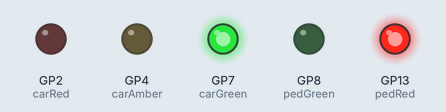
This sketch was run on a simulated Raspberry Pi Pico. Parts: output pins drawn as LEDs (lit = HIGH).

Above: at 4.5 s.
At 10.0 s:
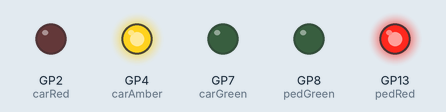
At 13.5 s:
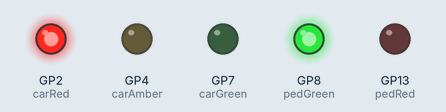
At 16.2 s:
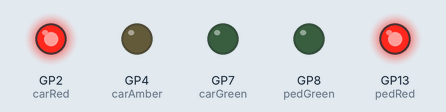
At 18.7 s:
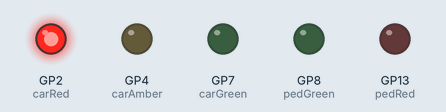
Timing chart, 0 to 24.7 s (numbered marks = the images above):
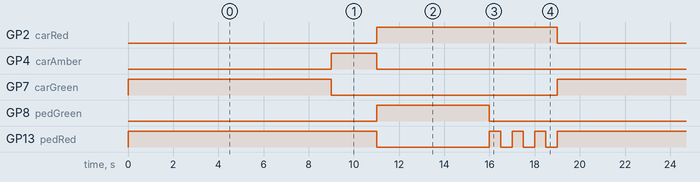

The sketch:

sketch_signal.ino
```cpp
int carRed = 2;
int carAmber = 4;
int carGreen = 7;

int pedRed = 13;
int pedGreen = 8;

void setup() {
  // put your setup code here, to run once:
  pinMode(carRed, OUTPUT);
  pinMode(carAmber, OUTPUT);
  pinMode(carGreen, OUTPUT);
  pinMode(pedRed, OUTPUT);
  pinMode(pedGreen, OUTPUT);
  digitalWrite(carRed, LOW);
  digitalWrite(carAmber, LOW);
  digitalWrite(carGreen, LOW);
  digitalWrite(pedRed, LOW);
  digitalWrite(pedGreen, LOW);

}

void loop() {
  // put your main code here, to run repeatedly:
  loop1();
}

void loop1(){
  digitalWrite(pedRed, HIGH);
  digitalWrite(carRed, LOW);
  digitalWrite(carGreen, HIGH);
  delay(9000);
  digitalWrite(carGreen, LOW);
  digitalWrite(carAmber, HIGH);
  delay(2000);
  digitalWrite(carAmber, LOW);
  digitalWrite(carRed, HIGH);
  digitalWrite(pedGreen, HIGH);
  digitalWrite(pedRed, LOW);
  delay(5000);
  digitalWrite(pedGreen, LOW);
  blinkPedRed();

 }

void blinkPedRed(){
  for (int i=0;i<3;i++){
    digitalWrite(pedRed,HIGH);
    delay(500);
    digitalWrite(pedRed,LOW);
    delay(500);
    }
}
```

Measured:
- by itself, GP2 (carRed): alternates HIGH for 8.0 s and LOW for 11.0 s
- by itself, GP4 (carAmber): alternates HIGH for 2.0 s and LOW for 17.0 s
- by itself, GP7 (carGreen): alternates HIGH for 9.0 s and LOW for 10.0 s
- by itself, GP8 (pedGreen): alternates HIGH for 5.0 s and LOW for 14.0 s
- by itself, GP13 (pedRed): repeats every 19.0 s: LOW 5.0 s, 3 × (HIGH 0.50 s, LOW 0.50 s), HIGH 11.0 s
